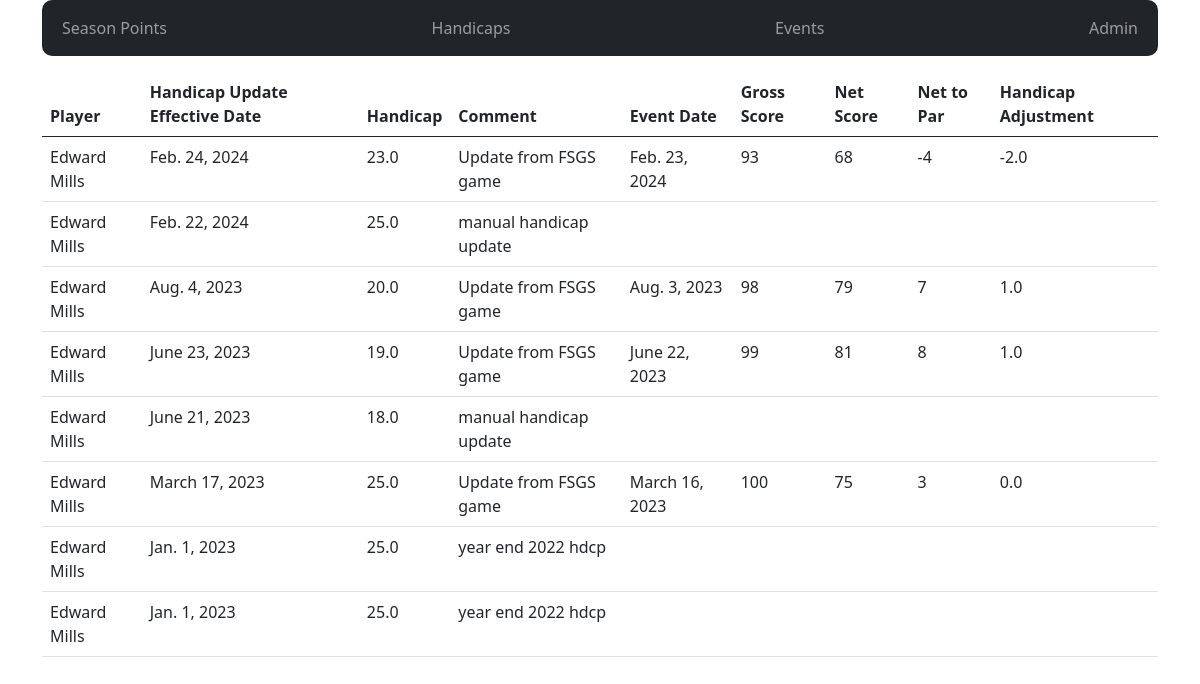
Page /handicaps/detail/865/ on the committed database.
### golf_league/models.py (models this page shows, shortened)
class Handicap(models.Model):
    golfer = models.ForeignKey(LeaguePlayer, on_delete=models.CASCADE, null=True)
    handicap = models.DecimalField(max_digits=3,decimal_places=1)
    created_at = models.DateTimeField(auto_now_add=True)
    effective_at = models.DateField()
    update_user = models.CharField(max_length=200,null=True, blank=True)
    update_golf_round = models.OneToOneField('PlayedRound', on_delete=models.SET_NULL, null=True, blank=True)
    update_comment = models.CharField(max_length=200,null=True, blank=True)

class LeaguePlayer(models.Model):
    first_name = models.CharField(max_length=200,null=True, blank=True)
    last_name = models.CharField(max_length=200,null=True, blank=True)
    gender = models.CharField(max_length=1,choices=[("M","Male"),("F","Female")])
    def __str__(self):
        return self.first_name + " " +self.last_name

class PlayedRound(models.Model):
    event_player = models.OneToOneField(EventPlayer, on_delete=models.CASCADE)
    gross_score = models.IntegerField()
    net_score = models.IntegerField()
    net_rel_par = models.IntegerField()
    coconut_pts = models.IntegerField(null=True, blank=True)
    handicap_adjustment = models.FloatField(null=True, blank=True)
    created_at = models.DateTimeField(auto_now_add=True)

class EventPlayer(models.Model):
    golfer = models.ForeignKey(LeaguePlayer,on_delete=models.RESTRICT)
    league_event = models.ForeignKey(LeagueEvent, on_delete=models.RESTRICT, null=False)
    round_handicap = models.OneToOneField(Handicap,on_delete=models.SET_NULL, null=True, blank=True)
    new_player_flag = models.CharField(max_length=1,choices=[("Y","New Player"),("N","Existing Player")])
    played_round = models.OneToOneField('PlayedRound', on_delete=models.SET_NULL,null=True, blank=True)
    class Meta:
        constraints = [
            models.UniqueConstraint(fields=['golfer', 'league_event'], name='unique_player')]

class LeagueEvent(models.Model):
    leagueseason = models.ForeignKey(LeagueSeason, on_delete=models.RESTRICT)
    event_date = models.DateField(null=True, blank=True)
    event_golf_course = models.CharField(max_length=200,null=True, blank=True)
    event_status = models.CharField(max_length=1,null=True, choices=[("N","Not Started"),("C","Completed"),("R","Rainout")],default="N")

### golf_league/views.py (the view)
# urls.py: path("handicaps/detail/<int:pk>/", views.Handicap_DetailView.as_view(), name = 'handicaps_detail'),
class Handicap_DetailView(ListView):
    model = Handicap
    def get(self, request, pk):
        league_player = get_object_or_404(LeaguePlayer, id=pk)
        x = Handicap.objects.filter(golfer=league_player).order_by('-effective_at')
        context = { 'handicap_list' : x}
        return render(request, 'golf_league/handicap_detail.html', context)

### golf_league/templates/golf_league/handicap_detail.html
{% extends 'base_menu.html' %}
{% block content %}
<p>
{% if handicap_list %}
<table class="table">
  <thead>
    <tr>
      <th scope="col">Player</th>
      <th scope="col">Handicap Update Effective Date</th>
      <th scope="col">Handicap</th>
      <th scope="col">Comment</th>
      <th scope="col">Event Date</th>
      <th scope="col">Gross Score</th>
      <th scope="col">Net Score</th>
      <th scope="col">Net to Par</th>
      <th scope="col">Handicap Adjustment</th>
    </tr>
  </thead>
  <tbody>
    {% for handicap in handicap_list %}
      <tr>
        <td>{{ handicap.golfer }}</td>
        <td>{{ handicap.effective_at }}</td>
        <td>{{ handicap.handicap }}</td>
        <td>{{ handicap.update_comment }}</td>
        <td>{{ handicap.update_golf_round.event_player.league_event.event_date }}</td>
        <td>{{ handicap.update_golf_round.gross_score }}</td>
        <td>{{ handicap.update_golf_round.net_score }}</td>
        <td>{{ handicap.update_golf_round.net_rel_par }}</td>
        <td>{{ handicap.update_golf_round.handicap_adjustment }}</td>
      </tr>
    {% endfor %}
  </tbody>
</table>
{% else %}
<p>Error getting handicap list</p>
{% endif %}
{% endblock %}

### rows in the picture
Handicap: golfer "Edward Mills", effective_at "Feb. 24, 2024", handicap "23.0", update_comment "Update from FSGS game", update_golf_round.event_player.league_event.event_date "Feb. 23, 2024", update_golf_round.gross_score "93", update_golf_round.net_score "68", update_golf_round.net_rel_par "-4", update_golf_round.handicap_adjustment "-2.0"
Handicap: golfer "Edward Mills", effective_at "Feb. 22, 2024", handicap "25.0", update_comment "manual handicap update"
Handicap: golfer "Edward Mills", effective_at "Aug. 4, 2023", handicap "20.0", update_comment "Update from FSGS game", update_golf_round.event_player.league_event.event_date "Aug. 3, 2023", update_golf_round.gross_score "98", update_golf_round.net_score "79", update_golf_round.net_rel_par "7", update_golf_round.handicap_adjustment "1.0"
Handicap: golfer "Edward Mills", effective_at "June 23, 2023", handicap "19.0", update_comment "Update from FSGS game", update_golf_round.event_player.league_event.event_date "June 22, 2023", update_golf_round.gross_score "99", update_golf_round.net_score "81", update_golf_round.net_rel_par "8", update_golf_round.handicap_adjustment "1.0"
Handicap: golfer "Edward Mills", effective_at "June 21, 2023", handicap "18.0", update_comment "manual handicap update"
Handicap: golfer "Edward Mills", effective_at "March 17, 2023", handicap "25.0", update_comment "Update from FSGS game", update_golf_round.event_player.league_event.event_date "March 16, 2023", update_golf_round.gross_score "100", update_golf_round.net_score "75", update_golf_round.net_rel_par "3", update_golf_round.handicap_adjustment "0.0"
Handicap: golfer "Edward Mills", effective_at "Jan. 1, 2023", handicap "25.0", update_comment "year end 2022 hdcp"
Handicap: golfer "Edward Mills", effective_at "Jan. 1, 2023", handicap "25.0", update_comment "year end 2022 hdcp"
